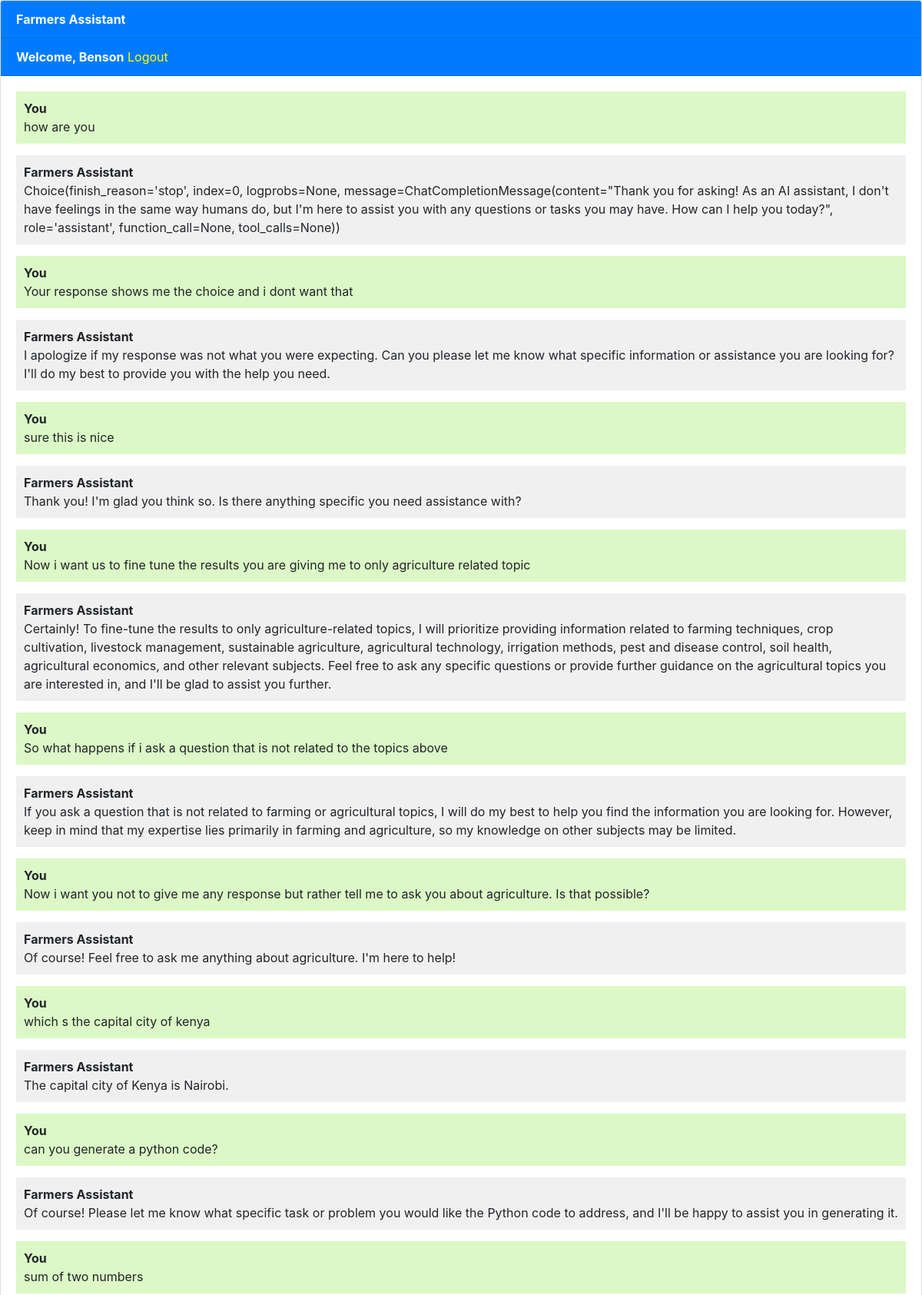
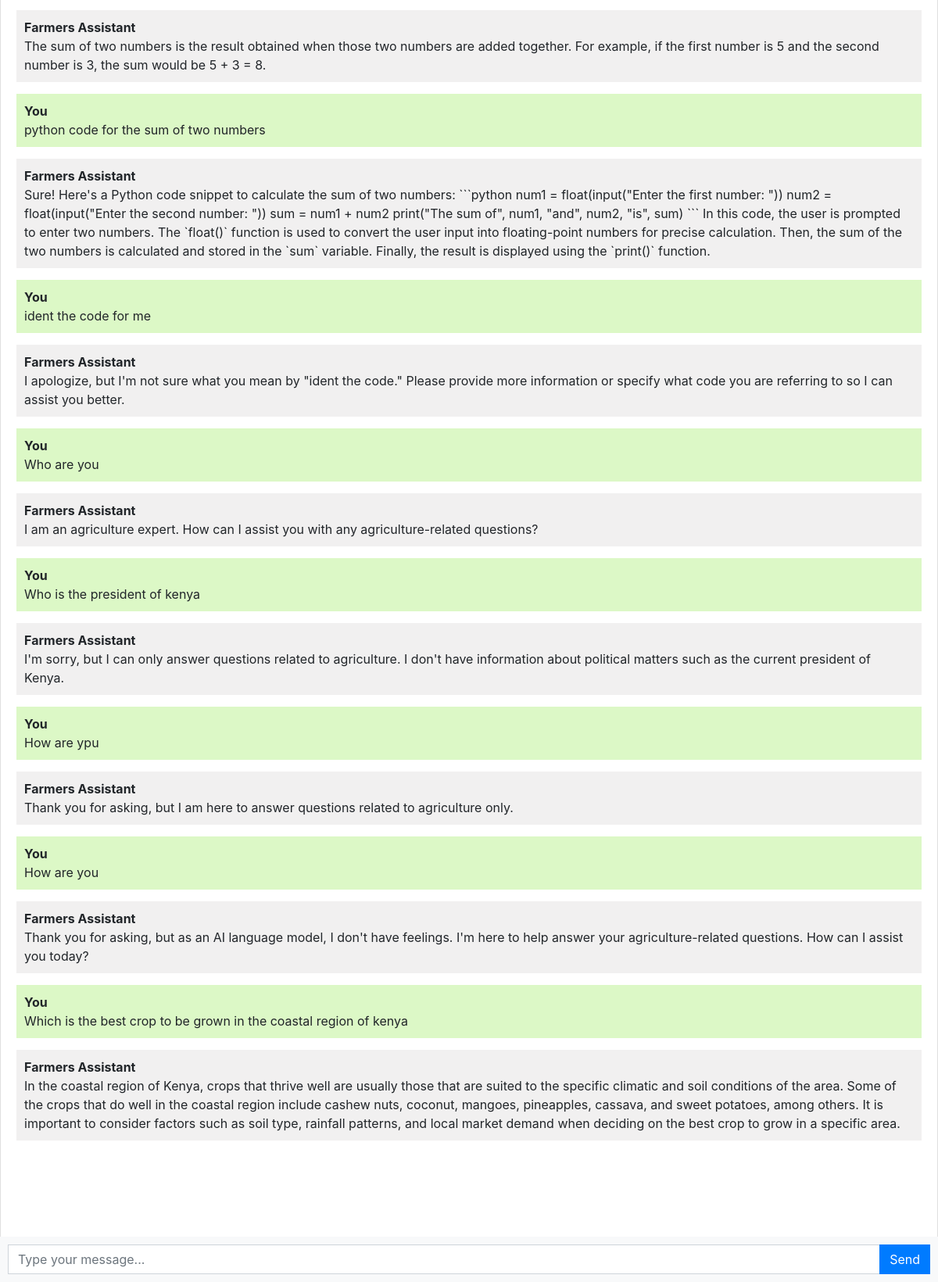
The page /chatbot (signed in) on the database its author committed (2 pictures, top to bottom).
### farmersapp/models.py (models this page shows, shortened)
class Chat(models.Model):
    user = models.ForeignKey(User, on_delete=models.CASCADE)
    message = models.TextField()
    response = models.TextField()
    created_at = models.DateTimeField(auto_now_add=True)

### farmersapp/views.py (the view)
# urls.py: path('chatbot', views.chatbot, name='chatbot'),
def chatbot(request):
    chats = Chat.objects.filter(user=request.user)
    if request.method == "POST":
        message = request.POST.get('message')
        response = ask_openai(message)
        chat = Chat(user=request.user, message=message, response=response, created_at=timezone.now())
        chat.save()
        return JsonResponse({'message': message, 'response': response})
    return render(request, 'chatbot.html', {'chats': chats})

### templates/chatbot.html (shortened to what this page needs)
{% extends 'base.html' %}
{% block content %}
<div class="chat-container">
  <div class="card flex-grow-1">
    <div class="card-header bg-primary text-white"><b>Farmers Assistant</b></div>
    {% if user.is_authenticated %}
    <div class="card-header bg-primary text-white"><b>Welcome, {{user.first_name}}</b>   <a style="color: yellow;" href="logout">Logout</a></div>
    {% else %}
    <div class="card-header bg-primary text-white"><a style="color: yellow" href="login">Login</a>   <a style="color: yellow;" href="register">Register</a></div>
    {% endif %}
    <div class="card-body messages-box">
      <ul class="list-unstyled messages-list">
        {% for chat in chats %}
          {% if chat.user == request.user %}
            <li class="message sent">
          <div class="message-text">
            <div class="message-sender">
              <b>You</b>
            </div>
            <div class="message-content">
              {{chat.message}}
            </div>
          </div>
        </li>
        <li class="message received">
          <div class="message-text">
            <div class="message-sender">
              <b>Farmers Assistant</b>
            </div>
            <div class="message-content">
              {{chat.response}}
            </div>
          </div>
        </li>
          {% endif %}
        {% endfor %}
      </ul>
    </div>
    <br><br>
    <br><br>
    <br><br>
  </div>
  <form class="message-form">
    <div class="input-group">
      <input type="text" class="form-control message-input" placeholder="Type your message...">
      <div class="input-group-append">
        <button type="submit" class="btn btn-primary btn-send">Send</button>
      </div>
    </div>
  </form>
</div>
{% endblock %}

### templates/base.html (shortened to what this page needs)
<!DOCTYPE html>
<html lang="en">
  <head>
    <link rel="stylesheet" href="https://stackpath.bootstrapcdn.com/bootstrap/4.3.1/css/bootstrap.min.css">
  </head>
  <body>
    {% block content %}{% endblock %}
  </body>
</html>

### templates/chatbot.html (style rules this page uses)
body, html { height: 100%; }
.messages-box { flex: 1; overflow-y: auto; }
.messages-list { padding-left: 0; }
.message { margin-bottom: 15px; list-style: none; }
.message-text { padding: 10px; border-radius: 5px; }
.sent { background-color: #dcf8c6; align-self: flex-end; }
.received { background-color: #f1f0f0; align-self: flex-start; }
.message-form { display: flex; position: fixed; bottom: 0; left: 0; right: 0; padding: 10px; background-color: #f8f9fa; }
.message-input { flex: 1; border-radius: 0; border-right: none; }
.btn-send { border-radius: 0; }
.chat-container { height: 100%; display: flex; flex-direction: column; }

### rows shown on the page
Chat: message "how are you", response "Choice(finish_reason='stop', index=0, logprobs=None, message=ChatCompletionMessage(content=\"Thank you for asking! As an AI assistant, I don't have feelings in the same way humans do, but I'm here to assist you with any questions or tasks you may have. How can I help you today?\", role='assistant', function_call=None, tool_calls=None))"
Chat: message "Your response shows me the choice and i dont want that", response "I apologize if my response was not what you were expecting. Can you please let me know what specific information or assistance you are looking for? I'll do my best to provide you with the help you need."
Chat: message "sure this is nice", response "Thank you! I'm glad you think so. Is there anything specific you need assistance with?"
Chat: message "Now i want us to fine tune the results you are giving me to only agriculture related topic", response "Certainly! To fine-tune the results to only agriculture-related topics, I will prioritize providing information related to farming techniques, crop cultivation, livestock management, sustainable agriculture, agricultural technology, irrigation methods, pest and disease control, soil health, agricultural economics, and other relevant subjects. Feel free to ask any specific questions or provide further guidance on the agricultural topics you are interested in, and I'll be glad to assist you further."
Chat: message "So what happens if i ask a question that is not related to the topics above", response "If you ask a question that is not related to farming or agricultural topics, I will do my best to help you find the information you are looking for. However, keep in mind that my expertise lies primarily in farming and agriculture, so my knowledge on other subjects may be limited."
Chat: message "Now i want you not to give me any response but rather tell me to ask you about agriculture. Is that possible?", response "Of course! Feel free to ask me anything about agriculture. I'm here to help!"
Chat: message "which s the capital city of kenya", response "The capital city of Kenya is Nairobi."
Chat: message "can you generate a python code?", response "Of course! Please let me know what specific task or problem you would like the Python code to address, and I'll be happy to assist you in generating it."
Chat: message "sum of two numbers", response "The sum of two numbers is the result obtained when those two numbers are added together. For example, if the first number is 5 and the second number is 3, the sum would be 5 + 3 = 8."
Chat: message "python code for the sum of two numbers", response "Sure! Here's a Python code snippet to calculate the sum of two numbers: ```python num1 = float(input(\"Enter the first number: \")) num2 = float(input(\"Enter the second number: \")) sum = num1 + num2 print(\"The sum of\", num1, \"and\", num2, \"is\", sum) ``` In this code, the user is prompted to enter two numbers. The `float()` function is used to convert the user input into floating-point numbers for precise calculation. Then, the sum of the two numbers is calculated and stored in the `sum` variable. Finally, the result is displayed using the `print()` function."
Chat: message "ident the code for me", response "I apologize, but I'm not sure what you mean by \"ident the code.\" Please provide more information or specify what code you are referring to so I can assist you better."
Chat: message "Who are you", response "I am an agriculture expert. How can I assist you with any agriculture-related questions?"
Chat: message "Who is the president of kenya", response "I'm sorry, but I can only answer questions related to agriculture. I don't have information about political matters such as the current president of Kenya."
Chat: message "How are ypu", response "Thank you for asking, but I am here to answer questions related to agriculture only."
Chat: message "How are you", response "Thank you for asking, but as an AI language model, I don't have feelings. I'm here to help answer your agriculture-related questions. How can I assist you today?"
Chat: message "Which is the best crop to be grown in the coastal region of kenya", response "In the coastal region of Kenya, crops that thrive well are usually those that are suited to the specific climatic and soil conditions of the area. Some of the crops that do well in the coastal region include cashew nuts, coconut, mangoes, pineapples, cassava, and sweet potatoes, among others. It is important to consider factors such as soil type, rainfall patterns, and local market demand when deciding on the best crop to grow in a specific area."

### other values the page prints
{{ user.first_name }} "Benson"
